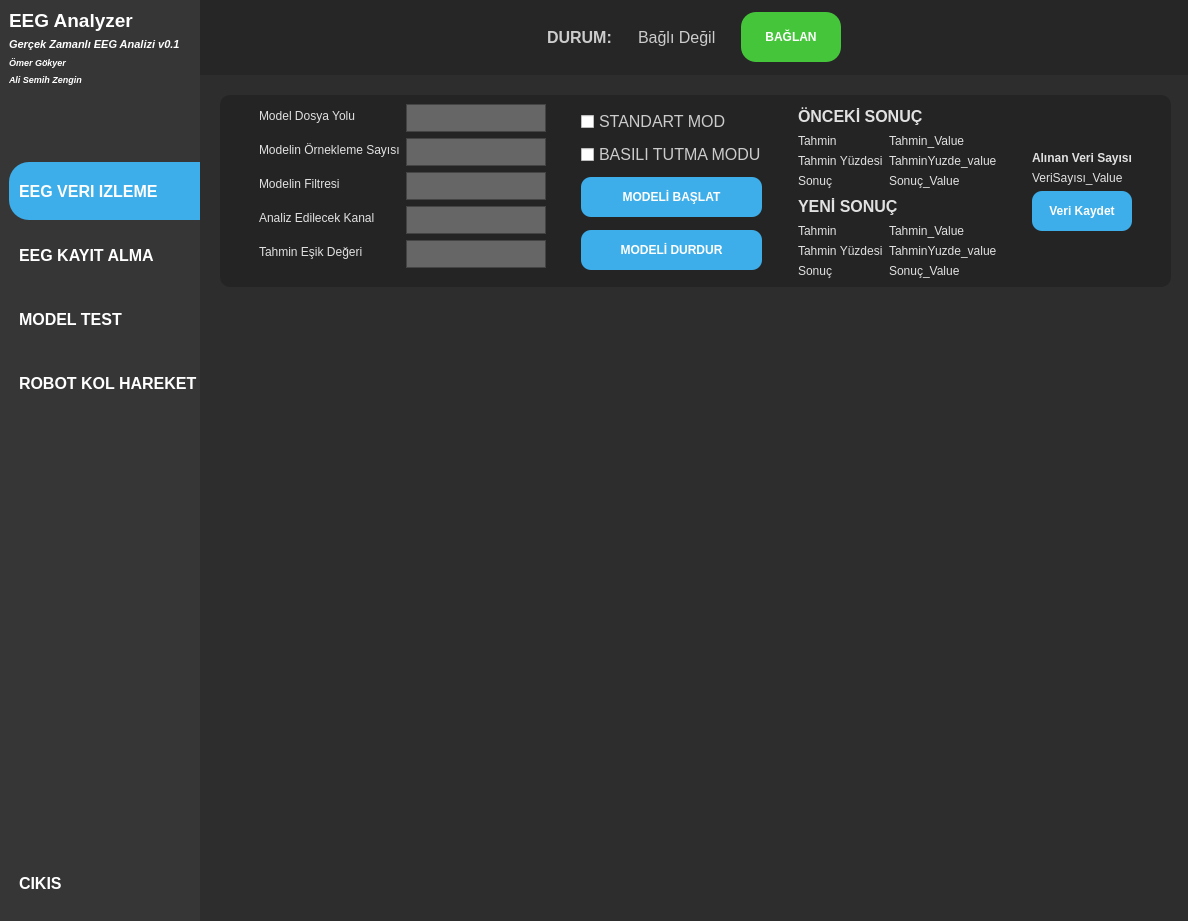
<?xml version="1.0" encoding="UTF-8"?>
<ui version="4.0">
 <class>MainWindow</class>
 <widget class="QMainWindow" name="MainWindow">
  <property name="enabled">
   <bool>true</bool>
  </property>
  <property name="geometry">
   <rect>
    <x>0</x>
    <y>0</y>
    <width>1188</width>
    <height>921</height>
   </rect>
  </property>
  <property name="windowTitle">
   <string>MainWindow</string>
  </property>
  <property name="styleSheet">
   <string notr="true">QMainWindow{
	background-color:qlineargradient(spread:pad, x1:1, y1:1, x2:1, y2:0, stop:0 rgba(5, 0, 35, 255), stop:1 rgba(24, 24, 24, 255));
	font: 63 8pt &quot;Bahnschrift SemiBold&quot;;
}</string>
  </property>
  <widget class="QWidget" name="centralwidget">
   <layout class="QGridLayout" name="gridLayout">
    <property name="leftMargin">
     <number>0</number>
    </property>
    <property name="topMargin">
     <number>0</number>
    </property>
    <property name="rightMargin">
     <number>0</number>
    </property>
    <property name="bottomMargin">
     <number>0</number>
    </property>
    <property name="spacing">
     <number>0</number>
    </property>
    <item row="0" column="1">
     <widget class="QWidget" name="topBar" native="true">
      <property name="minimumSize">
       <size>
        <width>0</width>
        <height>75</height>
       </size>
      </property>
      <property name="styleSheet">
       <string notr="true">
QLabel{
	color: white;
}
/* Tüm widget'lar için genel stil */
QWidget {
    color: #cccccc;
   background-color:rgb(38, 38, 38);
}

/* Butonlar için stil */
QPushButton {
    background-color: #45C63A;
    border: none;
    padding: 5px;
    border-radius: 15px;
    color: white;
	font-weight:bold;
}

QPushButton:hover {
    background-color: rgb(255, 182, 45);
}
QPushButton:pressed {
	background-color: rgb(255, 182, 85)
}
</string>
      </property>
      <layout class="QHBoxLayout" name="horizontalLayout">
       <item>
        <spacer name="horizontalSpacer_5">
         <property name="orientation">
          <enum>Qt::Horizontal</enum>
         </property>
         <property name="sizeHint" stdset="0">
          <size>
           <width>338</width>
           <height>20</height>
          </size>
         </property>
        </spacer>
       </item>
       <item>
        <widget class="QLabel" name="label_3">
         <property name="styleSheet">
          <string notr="true">font-size:12pt;
font-weight:bold;</string>
         </property>
         <property name="text">
          <string>DURUM:</string>
         </property>
        </widget>
       </item>
       <item>
        <spacer name="horizontalSpacer_3">
         <property name="orientation">
          <enum>Qt::Horizontal</enum>
         </property>
         <property name="sizeHint" stdset="0">
          <size>
           <width>0</width>
           <height>20</height>
          </size>
         </property>
        </spacer>
       </item>
       <item>
        <widget class="QLabel" name="label_4">
         <property name="styleSheet">
          <string notr="true">font-size:12pt;</string>
         </property>
         <property name="text">
          <string>Bağlı Değil</string>
         </property>
        </widget>
       </item>
       <item>
        <spacer name="horizontalSpacer_4">
         <property name="orientation">
          <enum>Qt::Horizontal</enum>
         </property>
         <property name="sizeHint" stdset="0">
          <size>
           <width>4</width>
           <height>20</height>
          </size>
         </property>
        </spacer>
       </item>
       <item>
        <widget class="QPushButton" name="pushButton_6">
         <property name="minimumSize">
          <size>
           <width>100</width>
           <height>50</height>
          </size>
         </property>
         <property name="text">
          <string>BAĞLAN</string>
         </property>
        </widget>
       </item>
       <item>
        <spacer name="horizontalSpacer_2">
         <property name="orientation">
          <enum>Qt::Horizontal</enum>
         </property>
         <property name="sizeHint" stdset="0">
          <size>
           <width>338</width>
           <height>20</height>
          </size>
         </property>
        </spacer>
       </item>
      </layout>
     </widget>
    </item>
    <item row="0" column="0" rowspan="2">
     <widget class="QWidget" name="sideBar" native="true">
      <property name="minimumSize">
       <size>
        <width>200</width>
        <height>0</height>
       </size>
      </property>
      <property name="styleSheet">
       <string notr="true">QWidget{
	background-color:rgb(54, 54, 54)
}
QLabel{
	color: white;
	font-size: 14pt; /* Yazı tipi boyutunu ayarla */
    font-weight: bold; /* Yazı tipi kalınlığını ayarla */
}
QPushButton{
	color: white;
	text-align: left;
	height: 58px;
	border: none;
	padding-left: 10px;
	font: 63 8pt &quot;Bahnschrift SemiBold&quot;;
	border-top-left-radius:20px;
	border-bottom-left-radius:20px;
	font-size: 12pt; /* Yazı tipi boyutunu ayarla */
    font-weight: bold; /* Yazı tipi kalınlığını ayarla */
}
QPushButton:checked{
	background-color: #3daee9;
}</string>
      </property>
      <layout class="QVBoxLayout" name="verticalLayout">
       <property name="rightMargin">
        <number>0</number>
       </property>
       <item>
        <widget class="QLabel" name="label_2">
         <property name="text">
          <string>EEG Analyzer</string>
         </property>
        </widget>
       </item>
       <item>
        <widget class="QLabel" name="label">
         <property name="styleSheet">
          <string notr="true">font-size: 8pt; /* Yazı tipi boyutunu ayarla */
font-style: italic; /* Yazı tipi kalınlığını ayarla */</string>
         </property>
         <property name="text">
          <string>Gerçek Zamanlı EEG Analizi v0.1</string>
         </property>
        </widget>
       </item>
       <item>
        <widget class="QLabel" name="label_9">
         <property name="styleSheet">
          <string notr="true">font-size: 7pt; /* Yazı tipi boyutunu ayarla */
font-style: italic; /* Yazı tipi kalınlığını ayarla */</string>
         </property>
         <property name="text">
          <string>Ömer Gökyer</string>
         </property>
        </widget>
       </item>
       <item>
        <widget class="QLabel" name="label_10">
         <property name="styleSheet">
          <string notr="true">font-size: 7pt; /* Yazı tipi boyutunu ayarla */
font-style: italic; /* Yazı tipi kalınlığını ayarla */</string>
         </property>
         <property name="text">
          <string>Ali Semih Zengin</string>
         </property>
        </widget>
       </item>
       <item>
        <spacer name="verticalSpacer_2">
         <property name="orientation">
          <enum>Qt::Vertical</enum>
         </property>
         <property name="sizeHint" stdset="0">
          <size>
           <width>20</width>
           <height>78</height>
          </size>
         </property>
        </spacer>
       </item>
       <item>
        <widget class="QPushButton" name="pushButton">
         <property name="text">
          <string>EEG VERI IZLEME</string>
         </property>
         <property name="checkable">
          <bool>true</bool>
         </property>
         <property name="checked">
          <bool>true</bool>
         </property>
         <property name="autoExclusive">
          <bool>true</bool>
         </property>
        </widget>
       </item>
       <item>
        <widget class="QPushButton" name="pushButton_2">
         <property name="text">
          <string>EEG KAYIT ALMA</string>
         </property>
         <property name="checkable">
          <bool>true</bool>
         </property>
         <property name="autoExclusive">
          <bool>true</bool>
         </property>
        </widget>
       </item>
       <item>
        <widget class="QPushButton" name="pushButton_3">
         <property name="text">
          <string>MODEL TEST</string>
         </property>
         <property name="checkable">
          <bool>true</bool>
         </property>
         <property name="autoExclusive">
          <bool>true</bool>
         </property>
        </widget>
       </item>
       <item>
        <widget class="QPushButton" name="pushButton_4">
         <property name="text">
          <string>ROBOT KOL HAREKET</string>
         </property>
         <property name="checkable">
          <bool>true</bool>
         </property>
         <property name="autoExclusive">
          <bool>true</bool>
         </property>
        </widget>
       </item>
       <item>
        <spacer name="verticalSpacer">
         <property name="orientation">
          <enum>Qt::Vertical</enum>
         </property>
         <property name="sizeHint" stdset="0">
          <size>
           <width>20</width>
           <height>443</height>
          </size>
         </property>
        </spacer>
       </item>
       <item>
        <widget class="QPushButton" name="pushButton_5">
         <property name="text">
          <string>CIKIS</string>
         </property>
         <property name="checkable">
          <bool>true</bool>
         </property>
         <property name="autoExclusive">
          <bool>true</bool>
         </property>
        </widget>
       </item>
      </layout>
     </widget>
    </item>
    <item row="1" column="1">
     <widget class="QStackedWidget" name="contentBar">
      <property name="maximumSize">
       <size>
        <width>16777215</width>
        <height>9000</height>
       </size>
      </property>
      <property name="styleSheet">
       <string notr="true">/* Tüm widget'lar için genel stil */
QWidget {
    color: #cccccc;
    background-color: #2d2d2d;
}

/* Butonlar için stil */
QPushButton {
    background-color: #3daee9;
    border: 1px solid #276f86;
    padding: 5px;
    border-radius: 2px;
    color: white;
}

QPushButton:hover {
    background-color: #48b9f2;
}
</string>
      </property>
      <property name="currentIndex">
       <number>2</number>
      </property>
      <widget class="QWidget" name="eegveri">
       <widget class="QScrollArea" name="scrollArea">
        <property name="geometry">
         <rect>
          <x>30</x>
          <y>150</y>
          <width>931</width>
          <height>671</height>
         </rect>
        </property>
        <property name="widgetResizable">
         <bool>true</bool>
        </property>
        <widget class="QWidget" name="scrollAreaWidgetContents">
         <property name="geometry">
          <rect>
           <x>0</x>
           <y>0</y>
           <width>929</width>
           <height>669</height>
          </rect>
         </property>
        </widget>
       </widget>
       <widget class="QGroupBox" name="groupBox">
        <property name="geometry">
         <rect>
          <x>30</x>
          <y>10</y>
          <width>931</width>
          <height>111</height>
         </rect>
        </property>
        <property name="styleSheet">
         <string notr="true">QGroupBox {
    border: none; /* Kenarlık yok */
    margin-top: 0px; /* Üstte boşluk yok */
    background-color: #242424; /* Koyu siyah arka plan */
	border-radius:10px;
}

QGroupBox::title {
    subcontrol-origin: margin;
    subcontrol-position: top left; /* Başlık konumunu ayarla */
    padding: 0px 3px; /* Başlık için dolgu */
    color: #242424; /* Başlık rengini arka planla aynı yap */
}

QPushButton{
	border:none;
	font-weight:bold;
	border-radius:10px;
}
QPushButton#kayitDurdur{
	background-color:#EEAB2A;
}

/* CheckBox için stil */
QCheckBox {
    spacing: 5px;
	background-color:none;
}

QCheckBox::indicator {
    width: 13px;
    height: 13px;
}
QPushButton:pressed {
	background-color: rgb(255, 182, 85)
}
QPushButton:pressed#kayitDurdur {
	background-color: rgb(255, 182, 85)
}



/* Label için stil */
QLabel {
    font-size: 9pt;
    color: #e1e1e1;
	background-color:none;
}

/* LineEdit için stil */
QLineEdit {
    border: 1px solid #444;
    padding: 5px;
    background: #666;
    color: #fff;
}

QLineEdit:focus {
    border: 1px solid #777;
}

/* ComboBox için stil */
QComboBox {
    border: 1px solid #444;
    padding: 1px 18px 1px 3px;
    min-width: 6em;
}

QComboBox:editable {
    background: #666;
}

QComboBox:!editable, QComboBox::drop-down:editable {
     background: #555;
}

/* ComboBox açılır menüsü için stil */
QComboBox QAbstractItemView {
    border: 2px solid darkgray;
    selection-background-color: #6a6ea9;
    background-color: #555;
}


</string>
        </property>
        <property name="title">
         <string>EEG VERI IZLEME</string>
        </property>
        <layout class="QHBoxLayout" name="horizontalLayout_2">
         <item>
          <spacer name="horizontalSpacer">
           <property name="orientation">
            <enum>Qt::Horizontal</enum>
           </property>
           <property name="sizeHint" stdset="0">
            <size>
             <width>82</width>
             <height>20</height>
            </size>
           </property>
          </spacer>
         </item>
         <item>
          <layout class="QFormLayout" name="formLayout">
           <item row="0" column="0">
            <widget class="QLabel" name="label_11">
             <property name="text">
              <string>EEG VERI IZLEME</string>
             </property>
            </widget>
           </item>
           <item row="0" column="1">
            <widget class="QComboBox" name="comboBox"/>
           </item>
           <item row="1" column="0">
            <widget class="QLabel" name="label_12">
             <property name="text">
              <string>EEG VERI IZLEME</string>
             </property>
            </widget>
           </item>
           <item row="1" column="1">
            <widget class="QComboBox" name="comboBox_2">
             <property name="minimumSize">
              <size>
               <width>101</width>
               <height>0</height>
              </size>
             </property>
            </widget>
           </item>
           <item row="2" column="0">
            <widget class="QLabel" name="label_13">
             <property name="text">
              <string>EEG VERI IZLEME</string>
             </property>
            </widget>
           </item>
           <item row="2" column="1">
            <widget class="QComboBox" name="comboBox_3"/>
           </item>
          </layout>
         </item>
         <item>
          <spacer name="horizontalSpacer_6">
           <property name="orientation">
            <enum>Qt::Horizontal</enum>
           </property>
           <property name="sizeHint" stdset="0">
            <size>
             <width>82</width>
             <height>20</height>
            </size>
           </property>
          </spacer>
         </item>
         <item>
          <layout class="QFormLayout" name="formLayout_2">
           <item row="0" column="0">
            <widget class="QLabel" name="label_14">
             <property name="text">
              <string>Filtre Ayar</string>
             </property>
            </widget>
           </item>
           <item row="0" column="1">
            <widget class="QLineEdit" name="lineEdit">
             <property name="enabled">
              <bool>true</bool>
             </property>
             <property name="minimumSize">
              <size>
               <width>140</width>
               <height>20</height>
              </size>
             </property>
            </widget>
           </item>
           <item row="1" column="0">
            <widget class="QLabel" name="label_15">
             <property name="text">
              <string>Filtre Ayar</string>
             </property>
            </widget>
           </item>
           <item row="1" column="1">
            <widget class="QLineEdit" name="lineEdit_2"/>
           </item>
           <item row="2" column="0">
            <widget class="QCheckBox" name="checkBox_2">
             <property name="text">
              <string>CheckBox</string>
             </property>
            </widget>
           </item>
           <item row="2" column="1">
            <widget class="QCheckBox" name="checkBox">
             <property name="text">
              <string>CheckBox</string>
             </property>
            </widget>
           </item>
          </layout>
         </item>
         <item>
          <spacer name="horizontalSpacer_7">
           <property name="orientation">
            <enum>Qt::Horizontal</enum>
           </property>
           <property name="sizeHint" stdset="0">
            <size>
             <width>81</width>
             <height>20</height>
            </size>
           </property>
          </spacer>
         </item>
         <item>
          <layout class="QVBoxLayout" name="verticalLayout_2">
           <item>
            <widget class="QPushButton" name="pushButton_7">
             <property name="minimumSize">
              <size>
               <width>100</width>
               <height>40</height>
              </size>
             </property>
             <property name="text">
              <string>Filtre</string>
             </property>
            </widget>
           </item>
           <item>
            <widget class="QPushButton" name="pushButton_8">
             <property name="minimumSize">
              <size>
               <width>100</width>
               <height>40</height>
              </size>
             </property>
             <property name="text">
              <string>Filtre</string>
             </property>
            </widget>
           </item>
          </layout>
         </item>
         <item>
          <spacer name="horizontalSpacer_8">
           <property name="orientation">
            <enum>Qt::Horizontal</enum>
           </property>
           <property name="sizeHint" stdset="0">
            <size>
             <width>82</width>
             <height>20</height>
            </size>
           </property>
          </spacer>
         </item>
        </layout>
       </widget>
      </widget>
      <widget class="QWidget" name="eegkayit">
       <widget class="QGroupBox" name="groupBox_2">
        <property name="geometry">
         <rect>
          <x>20</x>
          <y>20</y>
          <width>953</width>
          <height>152</height>
         </rect>
        </property>
        <property name="styleSheet">
         <string notr="true">QGroupBox {
    border: none; /* Kenarlık yok */
    margin-top: 0px; /* Üstte boşluk yok */
    background-color: #242424; /* Koyu siyah arka plan */
	border-radius:10px;
}

QGroupBox::title {
    subcontrol-origin: margin;
    subcontrol-position: top left; /* Başlık konumunu ayarla */
    padding: 0px 3px; /* Başlık için dolgu */
    color: #242424; /* Başlık rengini arka planla aynı yap */
}

QPushButton{
	border:none;
	font-weight:bold;
	border-radius:10px;
}
QPushButton#kayitDuraklat{
	background-color:#EEAB2A;
}
QPushButton#kayitBitir{
	background-color:#C6423A;
}

/* CheckBox için stil */
QCheckBox {
    spacing: 5px;
}

QCheckBox::indicator {
    width: 13px;
    height: 13px;
}
QPushButton:pressed {
	background-color: rgb(255, 182, 85)
}
QPushButton:pressed#kayitDuraklat {
	background-color: rgb(255, 182, 85)
}
QPushButton:pressed#kayitBitir {
	background-color: rgb(255, 182, 85)
}




/* Label için stil */
QLabel {
    font-size: 9pt;
    color: #e1e1e1;
	background-color:none;
}

/* LineEdit için stil */
QLineEdit {
    border: 1px solid #444;
    padding: 5px;
    background: #666;
    color: #fff;
}

QLineEdit:focus {
    border: 1px solid #777;
}

/* ComboBox için stil */
QComboBox {
    border: 1px solid #444;
    padding: 1px 18px 1px 3px;
    min-width: 6em;
}

QComboBox:editable {
    background: #666;
}

QComboBox:!editable, QComboBox::drop-down:editable {
     background: #555;
}

/* ComboBox açılır menüsü için stil */
QComboBox QAbstractItemView {
    border: 2px solid darkgray;
    selection-background-color: #6a6ea9;
    background-color: #555;
}


</string>
        </property>
        <property name="title">
         <string>EEG KAYIT</string>
        </property>
        <layout class="QHBoxLayout" name="horizontalLayout_3">
         <item>
          <spacer name="horizontalSpacer_9">
           <property name="orientation">
            <enum>Qt::Horizontal</enum>
           </property>
           <property name="sizeHint" stdset="0">
            <size>
             <width>284</width>
             <height>20</height>
            </size>
           </property>
          </spacer>
         </item>
         <item>
          <layout class="QFormLayout" name="formLayout_3">
           <item row="0" column="0">
            <widget class="QLabel" name="label_17">
             <property name="text">
              <string>Kayıt Başlığı</string>
             </property>
            </widget>
           </item>
           <item row="0" column="1">
            <widget class="QLineEdit" name="lineEdit_4">
             <property name="enabled">
              <bool>true</bool>
             </property>
             <property name="minimumSize">
              <size>
               <width>140</width>
               <height>20</height>
              </size>
             </property>
            </widget>
           </item>
           <item row="1" column="0">
            <widget class="QLabel" name="label_16">
             <property name="text">
              <string>Kayıt Süresi</string>
             </property>
            </widget>
           </item>
           <item row="1" column="1">
            <widget class="QLineEdit" name="lineEdit_3"/>
           </item>
           <item row="2" column="0">
            <widget class="QLabel" name="label_18">
             <property name="text">
              <string>DURUM:</string>
             </property>
            </widget>
           </item>
           <item row="2" column="1">
            <widget class="QLabel" name="label_20">
             <property name="text">
              <string>DURUM_value</string>
             </property>
            </widget>
           </item>
           <item row="3" column="0">
            <widget class="QLabel" name="label_19">
             <property name="text">
              <string>KALAN SÜRE:</string>
             </property>
            </widget>
           </item>
           <item row="3" column="1">
            <widget class="QLabel" name="label_21">
             <property name="text">
              <string>KALANSURE_value</string>
             </property>
            </widget>
           </item>
          </layout>
         </item>
         <item>
          <layout class="QVBoxLayout" name="verticalLayout_3">
           <item>
            <widget class="QPushButton" name="kayitBaslat">
             <property name="minimumSize">
              <size>
               <width>120</width>
               <height>40</height>
              </size>
             </property>
             <property name="text">
              <string>Kayıt Başlat</string>
             </property>
            </widget>
           </item>
           <item>
            <widget class="QPushButton" name="kayitDuraklat">
             <property name="minimumSize">
              <size>
               <width>120</width>
               <height>40</height>
              </size>
             </property>
             <property name="styleSheet">
              <string notr="true"/>
             </property>
             <property name="text">
              <string>Kayıt Duraklat</string>
             </property>
            </widget>
           </item>
           <item>
            <widget class="QPushButton" name="kayitBitir">
             <property name="minimumSize">
              <size>
               <width>120</width>
               <height>40</height>
              </size>
             </property>
             <property name="styleSheet">
              <string notr="true"/>
             </property>
             <property name="text">
              <string>Kayıt Bitir</string>
             </property>
            </widget>
           </item>
          </layout>
         </item>
         <item>
          <spacer name="horizontalSpacer_10">
           <property name="orientation">
            <enum>Qt::Horizontal</enum>
           </property>
           <property name="sizeHint" stdset="0">
            <size>
             <width>283</width>
             <height>20</height>
            </size>
           </property>
          </spacer>
         </item>
        </layout>
       </widget>
      </widget>
      <widget class="QWidget" name="modeltest">
       <widget class="QGroupBox" name="groupBox_3">
        <property name="geometry">
         <rect>
          <x>20</x>
          <y>20</y>
          <width>951</width>
          <height>192</height>
         </rect>
        </property>
        <property name="styleSheet">
         <string notr="true">QGroupBox {
    border: none; /* Kenarlık yok */
    margin-top: 0px; /* Üstte boşluk yok */
    background-color: #242424; /* Koyu siyah arka plan */
	border-radius:10px;
}

QGroupBox::title {
    subcontrol-origin: margin;
    subcontrol-position: top left; /* Başlık konumunu ayarla */
    padding: 0px 3px; /* Başlık için dolgu */
    color: #242424; /* Başlık rengini arka planla aynı yap */
}

QPushButton{
	border:none;
	font-weight:bold;
	border-radius:10px;
}
QPushButton#kayitDurdur{
	background-color:#EEAB2A;
}

/* CheckBox için stil */
QCheckBox {
    spacing: 5px;
	background-color:none;
}

QCheckBox::indicator {
    width: 13px;
    height: 13px;
}
QPushButton:pressed {
	background-color: rgb(255, 182, 85)
}
QPushButton:pressed#kayitDurdur {
	background-color: rgb(255, 182, 85)
}



/* Label için stil */
QLabel {
    font-size: 9pt;
    color: #e1e1e1;
	background-color:none;
}

/* LineEdit için stil */
QLineEdit {
    border: 1px solid #444;
    padding: 5px;
    background: #666;
    color: #fff;
}

QLineEdit:focus {
    border: 1px solid #777;
}

/* ComboBox için stil */
QComboBox {
    border: 1px solid #444;
    padding: 1px 18px 1px 3px;
    min-width: 6em;
}

QComboBox:editable {
    background: #666;
}

QComboBox:!editable, QComboBox::drop-down:editable {
     background: #555;
}

/* ComboBox açılır menüsü için stil */
QComboBox QAbstractItemView {
    border: 2px solid darkgray;
    selection-background-color: #6a6ea9;
    background-color: #555;
}
QFormLayout{
	background-color:none;
}


</string>
        </property>
        <property name="title">
         <string>GroupBox</string>
        </property>
        <layout class="QHBoxLayout" name="horizontalLayout_4">
         <item>
          <spacer name="horizontalSpacer_11">
           <property name="orientation">
            <enum>Qt::Horizontal</enum>
           </property>
           <property name="sizeHint" stdset="0">
            <size>
             <width>22</width>
             <height>20</height>
            </size>
           </property>
          </spacer>
         </item>
         <item>
          <layout class="QFormLayout" name="formLayout_4">
           <item row="0" column="0">
            <widget class="QLabel" name="label_22">
             <property name="text">
              <string>Model Dosya Yolu</string>
             </property>
            </widget>
           </item>
           <item row="0" column="1">
            <widget class="QLineEdit" name="lineEdit_6">
             <property name="enabled">
              <bool>true</bool>
             </property>
             <property name="minimumSize">
              <size>
               <width>140</width>
               <height>20</height>
              </size>
             </property>
            </widget>
           </item>
           <item row="1" column="0">
            <widget class="QLabel" name="label_23">
             <property name="text">
              <string>Modelin Örnekleme Sayısı</string>
             </property>
            </widget>
           </item>
           <item row="1" column="1">
            <widget class="QLineEdit" name="lineEdit_5"/>
           </item>
           <item row="2" column="0">
            <widget class="QLabel" name="label_24">
             <property name="text">
              <string>Modelin Filtresi</string>
             </property>
            </widget>
           </item>
           <item row="2" column="1">
            <widget class="QLineEdit" name="lineEdit_7"/>
           </item>
           <item row="3" column="0">
            <widget class="QLabel" name="label_25">
             <property name="text">
              <string>Analiz Edilecek Kanal</string>
             </property>
            </widget>
           </item>
           <item row="3" column="1">
            <widget class="QLineEdit" name="lineEdit_8"/>
           </item>
           <item row="4" column="0">
            <widget class="QLabel" name="label_26">
             <property name="text">
              <string>Tahmin Eşik Değeri </string>
             </property>
            </widget>
           </item>
           <item row="4" column="1">
            <widget class="QLineEdit" name="lineEdit_9"/>
           </item>
          </layout>
         </item>
         <item>
          <spacer name="horizontalSpacer_12">
           <property name="orientation">
            <enum>Qt::Horizontal</enum>
           </property>
           <property name="sizeHint" stdset="0">
            <size>
             <width>22</width>
             <height>20</height>
            </size>
           </property>
          </spacer>
         </item>
         <item>
          <layout class="QVBoxLayout" name="verticalLayout_4">
           <item>
            <widget class="QCheckBox" name="checkBox_4">
             <property name="styleSheet">
              <string notr="true">font-size:12pt;</string>
             </property>
             <property name="text">
              <string>STANDART MOD</string>
             </property>
            </widget>
           </item>
           <item>
            <widget class="QCheckBox" name="checkBox_3">
             <property name="styleSheet">
              <string notr="true">font-size:12pt;</string>
             </property>
             <property name="text">
              <string>BASILI TUTMA MODU</string>
             </property>
            </widget>
           </item>
           <item>
            <widget class="QPushButton" name="pushButton_10">
             <property name="minimumSize">
              <size>
               <width>100</width>
               <height>40</height>
              </size>
             </property>
             <property name="text">
              <string>MODELİ BAŞLAT</string>
             </property>
            </widget>
           </item>
           <item>
            <widget class="QPushButton" name="pushButton_9">
             <property name="minimumSize">
              <size>
               <width>100</width>
               <height>40</height>
              </size>
             </property>
             <property name="text">
              <string>MODELİ DURDUR</string>
             </property>
            </widget>
           </item>
          </layout>
         </item>
         <item>
          <spacer name="horizontalSpacer_13">
           <property name="orientation">
            <enum>Qt::Horizontal</enum>
           </property>
           <property name="sizeHint" stdset="0">
            <size>
             <width>21</width>
             <height>20</height>
            </size>
           </property>
          </spacer>
         </item>
         <item>
          <layout class="QVBoxLayout" name="verticalLayout_6">
           <item>
            <widget class="QLabel" name="label_33">
             <property name="styleSheet">
              <string notr="true">font-size:12pt;
font-weight:bold;</string>
             </property>
             <property name="text">
              <string>ÖNCEKİ SONUÇ</string>
             </property>
            </widget>
           </item>
           <item>
            <layout class="QFormLayout" name="formLayout_5">
             <item row="0" column="0">
              <widget class="QLabel" name="label_27">
               <property name="text">
                <string>Tahmin</string>
               </property>
              </widget>
             </item>
             <item row="0" column="1">
              <widget class="QLabel" name="label_30">
               <property name="text">
                <string>Tahmin_Value</string>
               </property>
              </widget>
             </item>
             <item row="1" column="0">
              <widget class="QLabel" name="label_28">
               <property name="text">
                <string>Tahmin Yüzdesi</string>
               </property>
              </widget>
             </item>
             <item row="1" column="1">
              <widget class="QLabel" name="label_31">
               <property name="text">
                <string>TahminYuzde_value</string>
               </property>
              </widget>
             </item>
             <item row="2" column="0">
              <widget class="QLabel" name="label_29">
               <property name="text">
                <string>Sonuç</string>
               </property>
              </widget>
             </item>
             <item row="2" column="1">
              <widget class="QLabel" name="label_32">
               <property name="text">
                <string>Sonuç_Value</string>
               </property>
              </widget>
             </item>
            </layout>
           </item>
           <item>
            <widget class="QLabel" name="label_36">
             <property name="styleSheet">
              <string notr="true">font-size:12pt;
font-weight:bold;</string>
             </property>
             <property name="text">
              <string>YENİ SONUÇ</string>
             </property>
            </widget>
           </item>
           <item>
            <layout class="QFormLayout" name="formLayout_6">
             <item row="0" column="0">
              <widget class="QLabel" name="label_39">
               <property name="text">
                <string>Tahmin</string>
               </property>
              </widget>
             </item>
             <item row="0" column="1">
              <widget class="QLabel" name="label_38">
               <property name="text">
                <string>Tahmin_Value</string>
               </property>
              </widget>
             </item>
             <item row="1" column="0">
              <widget class="QLabel" name="label_40">
               <property name="text">
                <string>Tahmin Yüzdesi</string>
               </property>
              </widget>
             </item>
             <item row="1" column="1">
              <widget class="QLabel" name="label_37">
               <property name="text">
                <string>TahminYuzde_value</string>
               </property>
              </widget>
             </item>
             <item row="2" column="0">
              <widget class="QLabel" name="label_35">
               <property name="text">
                <string>Sonuç</string>
               </property>
              </widget>
             </item>
             <item row="2" column="1">
              <widget class="QLabel" name="label_34">
               <property name="text">
                <string>Sonuç_Value</string>
               </property>
              </widget>
             </item>
            </layout>
           </item>
          </layout>
         </item>
         <item>
          <spacer name="horizontalSpacer_14">
           <property name="orientation">
            <enum>Qt::Horizontal</enum>
           </property>
           <property name="sizeHint" stdset="0">
            <size>
             <width>11</width>
             <height>20</height>
            </size>
           </property>
          </spacer>
         </item>
         <item>
          <layout class="QVBoxLayout" name="verticalLayout_5">
           <item>
            <spacer name="verticalSpacer_4">
             <property name="orientation">
              <enum>Qt::Vertical</enum>
             </property>
             <property name="sizeHint" stdset="0">
              <size>
               <width>20</width>
               <height>40</height>
              </size>
             </property>
            </spacer>
           </item>
           <item>
            <widget class="QLabel" name="label_41">
             <property name="styleSheet">
              <string notr="true">font-weight:bold;</string>
             </property>
             <property name="text">
              <string>Alınan Veri Sayısı</string>
             </property>
            </widget>
           </item>
           <item>
            <widget class="QLabel" name="label_42">
             <property name="text">
              <string>VeriSayısı_Value</string>
             </property>
            </widget>
           </item>
           <item>
            <widget class="QPushButton" name="pushButton_11">
             <property name="minimumSize">
              <size>
               <width>100</width>
               <height>40</height>
              </size>
             </property>
             <property name="text">
              <string>Veri Kaydet</string>
             </property>
            </widget>
           </item>
           <item>
            <spacer name="verticalSpacer_3">
             <property name="orientation">
              <enum>Qt::Vertical</enum>
             </property>
             <property name="sizeHint" stdset="0">
              <size>
               <width>20</width>
               <height>40</height>
              </size>
             </property>
            </spacer>
           </item>
          </layout>
         </item>
         <item>
          <spacer name="horizontalSpacer_15">
           <property name="orientation">
            <enum>Qt::Horizontal</enum>
           </property>
           <property name="sizeHint" stdset="0">
            <size>
             <width>22</width>
             <height>20</height>
            </size>
           </property>
          </spacer>
         </item>
        </layout>
       </widget>
      </widget>
      <widget class="QWidget" name="robotkol">
       <widget class="QLabel" name="label_6">
        <property name="geometry">
         <rect>
          <x>420</x>
          <y>180</y>
          <width>47</width>
          <height>23</height>
         </rect>
        </property>
        <property name="text">
         <string>TextLabel</string>
        </property>
       </widget>
      </widget>
     </widget>
    </item>
   </layout>
  </widget>
 </widget>
 <resources/>
 <connections/>
</ui>
